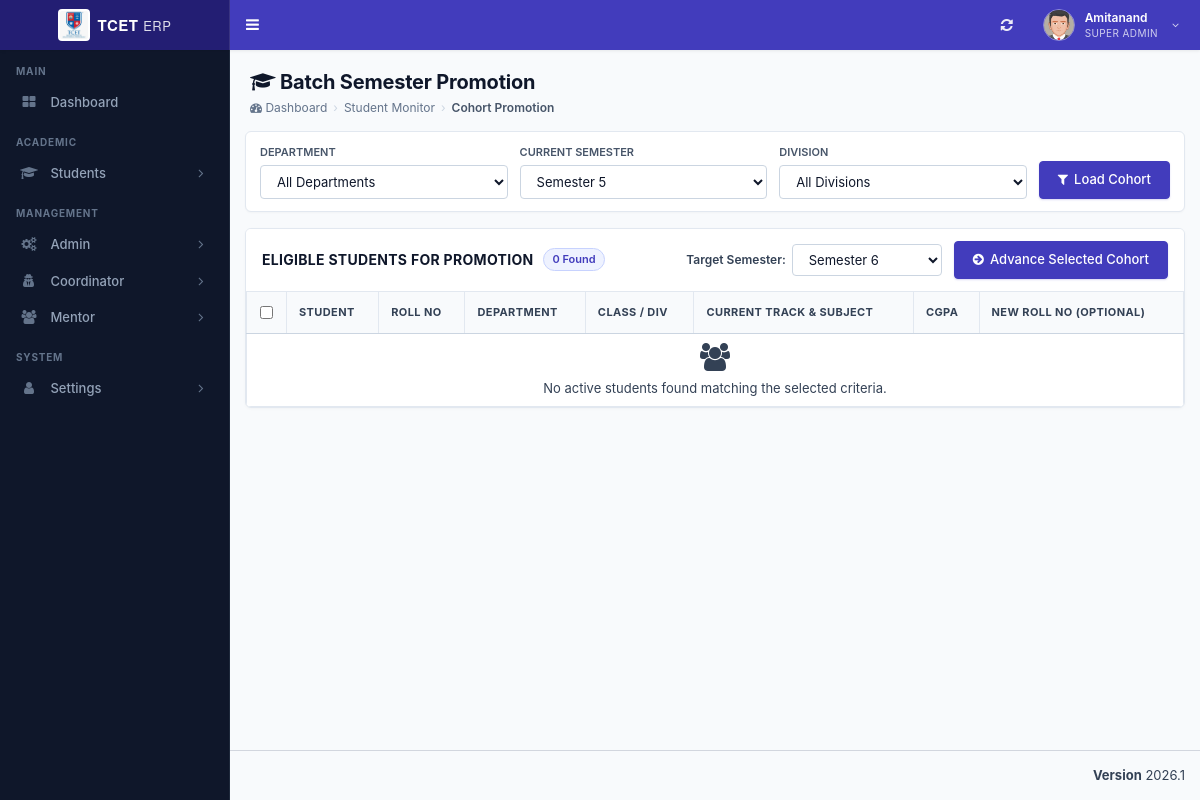
Screenshot of /admin/batch_promotion.php (signed in) with the database file from the repository.
### tables this page shows
CREATE TABLE `st_role_master` (
  `role_id` int(11) NOT NULL,
  `role_name` varchar(100) NOT NULL,
  PRIMARY KEY (`role_id`)
);

CREATE TABLE `st_login` (
  `login_id` int(11) NOT NULL AUTO_INCREMENT,
  `username` varchar(200) NOT NULL,
  `password` varchar(255) NOT NULL,
  `user_id` int(11) NOT NULL,
  `created_at` timestamp NOT NULL DEFAULT current_timestamp(),
  PRIMARY KEY (`login_id`)
);

CREATE TABLE `st_user_master` (
  `user_id` int(11) NOT NULL AUTO_INCREMENT,
  `user_name` varchar(150) NOT NULL,
  `email_id` varchar(200) NOT NULL,
  `phone_number` varchar(15) DEFAULT NULL,
  `department_id` int(11) NOT NULL,
  `role_id` int(11) NOT NULL,
  `student_id` int(11) NOT NULL,
  `is_first_login` tinyint(1) DEFAULT 1,
  PRIMARY KEY (`user_id`)
);

CREATE TABLE `st_menu_master` (
  `menu_id` int(11) NOT NULL,
  `menu_name` varchar(100) NOT NULL,
  `menu_icon` varchar(100) NOT NULL DEFAULT 'fa fa-folder',
  PRIMARY KEY (`menu_id`)
);

### database/db_connect.php (called while the page is built, shortened)
<?php
if (!class_exists('DBController')) {
class DBController
{
    public $host = "localhost";
    public $user = "root";
    public $password = "";
    public $database = "tcet_st";
    function __construct($dbName = null)
    {
        if ($dbName !== null && trim((string)$dbName) !== '') {
            $this->database = trim((string)$dbName);
        } else {
            $this->database = "tcet_st";
        }
        $this->conn = $this->connectDB();
    }
    function connectDB()
    {
      $conn = @mysqli_connect($this->host,$this->user,$this->password,$this->database);
      return $conn;
    }
}
}
?>

### admin/batch_promotion.php (the view, shortened to what this page needs)
<?php
require "header/header.php";
$db_handle = new DBController();
$filterSem = intval($_GET['current_sem_id'] ?? 5);
$students = [];
?>
<div class="content-wrapper">
  <section class="content-header">
    <div class="erp-page-header">
      <div class="erp-page-title-wrap">
        <h1 class="erp-page-title"><i class="fa fa-graduation-cap"></i> Batch Semester Promotion</h1>
        <div class="erp-breadcrumb">
          <a href="index.php"><i class="fa fa-dashboard"></i> Dashboard</a>
          <span class="sep">&rsaquo;</span>
          <a href="student_monitor.php">Student Monitor</a>
          <span class="sep">&rsaquo;</span>
          <span class="active-item">Cohort Promotion</span>
        </div>
      </div>
    </div>
  </section>
  <section class="content" style="padding-top: 0;">
    <div class="erp-filter-card">
      <form method="GET" action="batch_promotion.php" style="margin: 0;">
        <div style="display: flex; gap: 12px; flex-wrap: wrap; align-items: flex-end;">
          <?php if ($usertype !== 3): ?>
          <div style="flex: 1; min-width: 160px;">
            <label style="font-size: 11px; font-weight: 600; text-transform: uppercase; color: #475569; display: block; margin-bottom: 4px;">Department</label>
            <select name="department_id" class="form-control" style="height: 34px; font-size: 12px;">
              <option value="0">All Departments</option>
            </select>
          </div>
          <?php endif; ?>
          <div style="flex: 1; min-width: 140px;">
            <label style="font-size: 11px; font-weight: 600; text-transform: uppercase; color: #475569; display: block; margin-bottom: 4px;">Current Semester</label>
            <select name="current_sem_id" class="form-control" style="height: 34px; font-size: 12px;">
              <?php
              $semQ = mysqli_query($db_handle->conn, "SELECT semester_id, semester_name FROM st_semester_master ORDER BY semester_id ASC");
              while ($sm = mysqli_fetch_assoc($semQ)) {
                $sel = ($filterSem == $sm['semester_id']) ? 'selected' : '';
                echo "<option value='{$sm['semester_id']}' $sel>" . htmlspecialchars($sm['semester_name']) . "</option>";
              }
              ?>
            </select>
          </div>
          <div style="flex: 1; min-width: 140px;">
            <label style="font-size: 11px; font-weight: 600; text-transform: uppercase; color: #475569; display: block; margin-bottom: 4px;">Division</label>
            <select name="division_id" class="form-control" style="height: 34px; font-size: 12px;">
              <option value="0">All Divisions</option>
            </select>
          </div>
          <div>
            <button type="submit" class="btn-erp-primary" style="height: 34px;">
              <i class="fa fa-filter"></i> Load Cohort
            </button>
          </div>
        </div>
      </form>
    </div>
    <form method="POST" action="batch_promotion.php" onsubmit="return confirmPromotion();">
      <div class="erp-card">
        <div class="erp-card-header">
          <div class="erp-card-title-group">
            <h3 class="erp-card-title">Eligible Students for Promotion</h3>
            <span class="erp-count-badge"><?php echo count($students); ?> Found</span>
          </div>
          <div style="display: flex; gap: 12px; align-items: center; flex-wrap: wrap;">
            <div style="display: flex; align-items: center; gap: 6px;">
              <label style="font-size: 12px; font-weight: 600; margin: 0; color: #334155;">Target Semester:</label>
              <select name="target_semester_id" class="form-control" required style="width: 150px; height: 32px; font-size: 12px; display: inline-block;">
                <?php
                $targetSemOptions = mysqli_query($db_handle->conn, "SELECT semester_id, semester_name FROM st_semester_master ORDER BY semester_id ASC");
                while ($tso = mysqli_fetch_assoc($targetSemOptions)) {
                  $isDefault = ($filterSem > 0 && $tso['semester_id'] == ($filterSem + 1)) ? 'selected' : '';
                  echo "<option value='{$tso['semester_id']}' $isDefault>" . htmlspecialchars($tso['semester_name']) . "</option>";
                }
                ?>
              </select>
            </div>
            <button type="submit" name="execute_promotion" class="btn-erp-primary" style="height: 32px;" <?php echo empty($students) ? 'disabled' : ''; ?>>
              <i class="fa fa-arrow-circle-right"></i> Advance Selected Cohort
            </button>
          </div>
        </div>
        <div style="overflow-x: auto;">
          <table class="erp-table">
            <thead>
              <tr>
                <th style="width: 40px; text-align: center;">
                  <input type="checkbox" id="selectAllCheckbox" onclick="toggleSelectAll(this);">
                </th>
                <th>Student</th>
                <th>Roll No</th>
                <th>Department</th>
                <th>Class / Div</th>
                <th>Current Track & Subject</th>
                <th>CGPA</th>
                <th>New Roll No (Optional)</th>
              </tr>
            </thead>
            <tbody>
              <?php if (empty($students)): ?>
                <tr>
                  <td colspan="8" style="text-align: center; padding: 30px; color: #94a3b8;">
                    <i class="fa fa-users" style="font-size: 28px; margin-bottom: 8px; display: block;"></i>
                    No active students found matching the selected criteria.
                  </td>
                </tr>
              <?php endif; ?>
            </tbody>
          </table>
        </div>
      </div>
    </form>
  </section>
</div>
<?php require "header/footer.php"; ?>

### admin/header/header.php (shortened to what this page needs)
<?php
require_once __DIR__ . "/../../database/db_connect.php";
$db_handle = new DBController();
$sessionLoginId = intval($_SESSION['user_login_id'] ?? $_SESSION['user_session'] ?? 0);
$username = '';
$userid = 0;
$usertype = 0;
$sql = "SELECT l.login_id, l.username, l.user_id, u.role_id, u.user_name, u.department_id, u.student_id, r.role_name
	    FROM st_login l
	    LEFT JOIN st_user_master u ON u.user_id = l.user_id
	    LEFT JOIN st_role_master r ON r.role_id = u.role_id
	    WHERE l.login_id='" . $sessionLoginId . "' LIMIT 1";
$result = mysqli_query($db_handle->conn, $sql);
if ($result && $result->num_rows > 0) {
	$row = $result->fetch_assoc();
	$username = $row['username'];
	$userid = intval($row['user_id']);
	$usertype = intval($row['role_id']);
}
$name = $username;
$profileSql = "SELECT COALESCE(NULLIF(TRIM(u.user_name), ''), l.username) AS user_name
			   FROM st_login l
			   LEFT JOIN st_user_master u ON u.user_id = l.user_id
			   WHERE l.user_id = $userid LIMIT 1";
$profileResult = mysqli_query($db_handle->conn, $profileSql);
if ($profileResult && ($profileRow = mysqli_fetch_assoc($profileResult))) {
	$profileName = trim((string)($profileRow['user_name'] ?? ''));
	if ($profileName !== '') {
		$name = $profileName;
	}
}
$sql = "SELECT role_name FROM st_role_master WHERE role_id = ? LIMIT 1";
$stmt = mysqli_prepare($db_handle->conn, $sql);
if ($stmt) {
	mysqli_stmt_bind_param($stmt, 'i', $usertype);
	mysqli_stmt_execute($stmt);
	$result = mysqli_stmt_get_result($stmt);
	if ($row = mysqli_fetch_assoc($result)) {
		$role_name = $row['role_name'];
	}
}
	$dashboardRoute = ($usertype === 5) ? 'student_dashboard.php' : 'index.php';
?>
<!DOCTYPE html>
<html>
<head>
	<link rel="stylesheet" href="bootstrap/css/bootstrap.min.css">
	<link rel="stylesheet" href="https://cdnjs.cloudflare.com/ajax/libs/font-awesome/4.5.0/css/font-awesome.min.css">
	<link rel="stylesheet" href="https://cdnjs.cloudflare.com/ajax/libs/ionicons/2.0.1/css/ionicons.min.css">
	<link rel="stylesheet" href="dist/css/AdminLTE.min.css">
	<link rel="stylesheet" href="dist/css/skins/_all-skins.min.css">
	<link rel="stylesheet" href="plugins/iCheck/flat/blue.css">
	<link rel="stylesheet" href="plugins/morris/morris.css">
	<link rel="stylesheet" href="plugins/jvectormap/jquery-jvectormap-1.2.2.css">
	<link rel="stylesheet" href="plugins/datepicker/datepicker3.css">
	<link rel="stylesheet" href="plugins/daterangepicker/daterangepicker.css">
	<link rel="stylesheet" href="plugins/bootstrap-wysihtml5/bootstrap3-wysihtml5.min.css">
	<link rel="stylesheet" href="css/erp-theme.css">
</head>
<body class="hold-transition skin-blue sidebar-mini main-content-responsive">
	<div class="wrapper">
		<header class="main-header">
			<a href="<?php echo $dashboardRoute; ?>" class="logo" style="text-decoration: none;">
				<span class="logo-lg">
					<img src="images/tcet_logo.png" height="32" width="32" style="border-radius: 4px; background: #ffffff; padding: 2px; object-fit: contain;" alt="TCET" />
					<span style="font-weight: 700; font-size: 15px; letter-spacing: 0.5px;">TCET <span style="font-weight: 400; opacity: 0.85; font-size: 13px;">ERP</span></span>
				</span>
			</a>
			<nav class="navbar navbar-static-top" role="navigation">
				<a href="#" class="sidebar-toggle" data-toggle="offcanvas" role="button" title="Toggle Navigation">
				</a>
				<div class="navbar-custom-menu">
					<ul class="nav navbar-nav">
						<li>
							<a href="javascript:void(0);" onclick="window.location.reload();" title="Refresh Page" style="height: 50px; display: flex; align-items: center; padding: 0 14px; color: #ffffff; opacity: 0.9;">
								<i class="fa fa-refresh" style="font-size: 14px;"></i>
							</a>
						</li>
						<li class="dropdown user user-menu">
							<a href="#" class="dropdown-toggle erp-header-user-btn" data-toggle="dropdown">
								<img src="dist/img/user2-160x160.jpg" class="erp-header-avatar" alt="User Image">
								<div class="erp-header-user-meta hidden-xs">
									<span class="erp-header-user-name"><?php echo htmlspecialchars($name !== '' ? $name : $username); ?></span>
									<span class="erp-header-user-role"><?php echo htmlspecialchars($role_name ?? 'User'); ?></span>
								</div>
								<i class="fa fa-angle-down hidden-xs" style="font-size: 11px; opacity: 0.8; margin-left: 4px;"></i>
							</a>
						</li>
					</ul>
				</div>
			</nav>
		</header>
		<aside class="main-sidebar">
			<section class="sidebar">
				<?php include_once "side_menu.php"; ?>
			</section>
		</aside>

### admin/header/side_menu.php (shortened to what this page needs)
<?php
if (!function_exists('sidebar_has_column')) {
function sidebar_has_column($conn, $table, $column)
{
	$escapedColumn = mysqli_real_escape_string($conn, $column);
	$result = mysqli_query($conn, "SHOW COLUMNS FROM $table LIKE '$escapedColumn'");
	$exists = ($result && mysqli_num_rows($result) > 0);
	return $exists;
}
}
$menuHasIconColumn = sidebar_has_column($db_handle->conn, 'st_menu_master', 'menu_icon');
$subMenuHasIconColumn = sidebar_has_column($db_handle->conn, 'st_sub_menu_master', 'sub_menu_icon');
$subMenuHasRouteColumn = sidebar_has_column($db_handle->conn, 'st_sub_menu_master', 'sub_menu_route');
$menuTree = array();
$menuIconSelect = $menuHasIconColumn
	? "COALESCE(NULLIF(TRIM(m.menu_icon), ''), 'fa fa-folder') AS menu_icon"
	: "'fa fa-folder' AS menu_icon";
$subMenuRouteSelect = $subMenuHasRouteColumn
	? "COALESCE(NULLIF(TRIM(sm.sub_menu_route), ''), '#') AS sub_menu_route"
	: "'#' AS sub_menu_route";
$subMenuIconSelect = $subMenuHasIconColumn
	? "COALESCE(NULLIF(TRIM(sm.sub_menu_icon), ''), 'fa fa-angle-double-right') AS sub_menu_icon"
	: "'fa fa-angle-double-right' AS sub_menu_icon";
$menuSql = "SELECT m.menu_id, m.menu_name, $menuIconSelect
			FROM st_menu_master m
			WHERE (
				EXISTS (
					SELECT 1
					FROM st_menu_allocation_master mar
					WHERE mar.menu_id = m.menu_id
					  AND mar.role_id = ?
					  AND mar.sub_menu_id IS NULL
				)
				OR EXISTS (
					SELECT 1
					FROM st_menu_allocation_master maa
					WHERE maa.menu_id = m.menu_id
					  AND maa.role_id = ?
					  AND maa.sub_menu_id IS NOT NULL
				)
			)
			ORDER BY m.menu_id";
$menuStmt = mysqli_prepare($db_handle->conn, $menuSql);
if ($menuStmt) {
	mysqli_stmt_bind_param($menuStmt, 'ii', $usertype, $usertype);
	mysqli_stmt_execute($menuStmt);
	$menuResult = mysqli_stmt_get_result($menuStmt);
	while ($menuRow = mysqli_fetch_assoc($menuResult)) {
		$menuId = (int) $menuRow['menu_id'];
		$menuTree[$menuId] = array(
			'menu_name' => $menuRow['menu_name'],
			'menu_icon' => $menuRow['menu_icon'],
			'submenus' => array()
		);
		$subSql = "SELECT sm.sub_menu_id, sm.sub_menu_name, $subMenuRouteSelect, $subMenuIconSelect
				   FROM st_sub_menu_master sm
				   WHERE sm.menu_id = ?
				   AND (
					   EXISTS (
						   SELECT 1
						   FROM st_menu_allocation_master mar
						   WHERE mar.sub_menu_id = sm.sub_menu_id
							 AND mar.role_id = ?
					   )
				   )
				   ORDER BY sm.sort_order ASC, sm.sub_menu_id ASC";
		$subStmt = mysqli_prepare($db_handle->conn, $subSql);
		if ($subStmt) {
			mysqli_stmt_bind_param($subStmt, 'ii', $menuId, $usertype);
			mysqli_stmt_execute($subStmt);
			$subResult = mysqli_stmt_get_result($subStmt);
			while ($subRow = mysqli_fetch_assoc($subResult)) {
				$menuTree[$menuId]['submenus'][] = $subRow;
			}
		}
	}
}
?>
<ul class="sidebar-menu" id="sidebar-dynamic-menu">
<?php
$sidebarHomeRoute = ((int) ($usertype ?? 0) === 5) ? 'student_dashboard.php' : 'index.php';
$sidebarHomeLabel = ((int) ($usertype ?? 0) === 5) ? 'Dashboard' : 'Dashboard';
$sidebarHomeIcon = ((int) ($usertype ?? 0) === 5) ? 'fa fa-dashboard' : 'fa fa-th-large';
$currentScript = basename($_SERVER['PHP_SELF'] ?? '');
?>
<li class="header">MAIN</li>
<li class="<?php echo ($currentScript === 'index.php' || $currentScript === 'student_dashboard.php') ? 'active' : ''; ?>">
	<a href="<?php echo htmlspecialchars($sidebarHomeRoute); ?>">
		<i class="<?php echo htmlspecialchars($sidebarHomeIcon); ?>"></i>
		<span><?php echo htmlspecialchars($sidebarHomeLabel); ?></span>
	</a>
</li>
<?php
$renderedHeaders = array();
foreach ($menuTree as $menuId => $menuData) {
	$menuName = trim((string) $menuData['menu_name']);
	$menuLower = strtolower($menuName);
	$menuIcon = trim((string) $menuData['menu_icon']);
	$sectionGroup = '';
	if (in_array($menuLower, array('students', 'student', 'coordinator', 'academics', 'academic'), true)) {
		$sectionGroup = 'ACADEMIC';
	} elseif (in_array($menuLower, array('admin', 'mentor', 'management'), true)) {
		$sectionGroup = 'MANAGEMENT';
	} elseif (in_array($menuLower, array('settings', 'system'), true)) {
		$sectionGroup = 'SYSTEM';
	}
	if ($sectionGroup !== '' && !isset($renderedHeaders[$sectionGroup])) {
		echo '<li class="header">' . htmlspecialchars($sectionGroup) . '</li>';
		$renderedHeaders[$sectionGroup] = true;
	}
	$isMenuActive = false;
?>
<li class="treeview <?php echo $isMenuActive ? 'active' : ''; ?>" data-menu-id="<?php echo $menuId; ?>" id="sidebar-menu-<?php echo $menuId; ?>">
	<a href="#">
		<i class="<?php echo htmlspecialchars($menuIcon); ?>" aria-hidden="true"></i>
		<span><?php echo htmlspecialchars(ucwords(strtolower($menuName))); ?></span>
		<span class="pull-right-container">
			<i class="fa fa-angle-right pull-right"></i>
		</span>
	</a>
</li>
<?php } ?>
</ul>

### rows the page displays
st_role_master: role_name "SUPER ADMIN"
st_login: user.role_id "Dashboard"
st_menu_master: menu_name "ACADEMIC", menu_name "Students"
st_menu_master: menu_name "MANAGEMENT", menu_name "Admin"
st_menu_master: menu_name "Coordinator"
st_menu_master: menu_name "Mentor"
st_menu_master: menu_name "SYSTEM", menu_name "Settings"

### other values shown
$name !== '' ? $name : $username "Amitanand"
count($students) "0"
form field current_sem_id "Semester 5"
form field target_semester_id "Semester 6"
